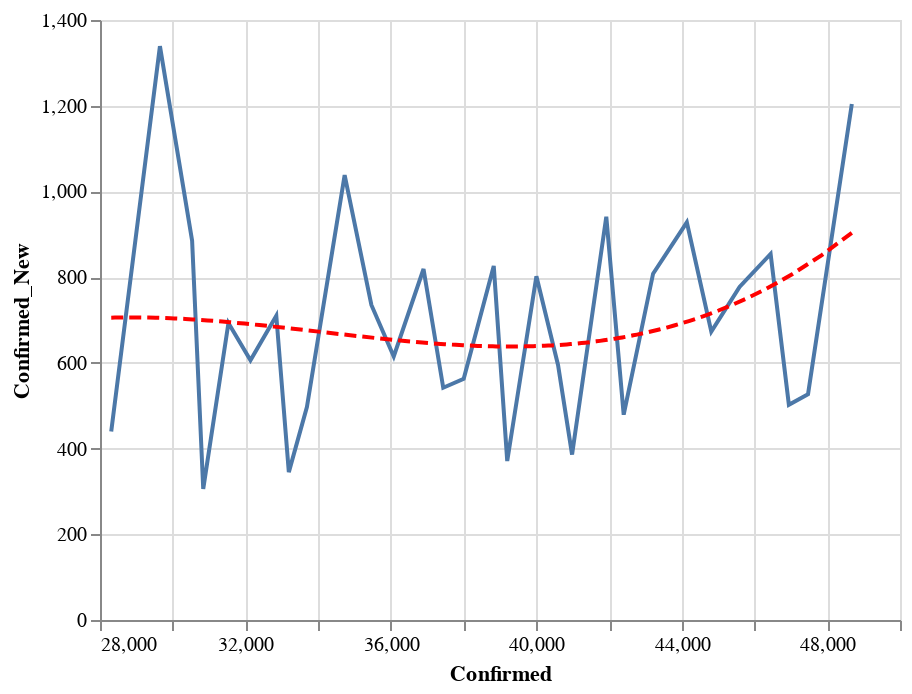

Notebook code cell kept with this figure:
### Code cell
data = state_data('US')
state = alt.Chart(data[data['State'] == 'FL'].sort_values('Date').tail(30)).mark_line().encode(
    x='Confirmed:Q',
    y='Confirmed_New:Q'
)
reg = state.transform_regression("Confirmed", "Confirmed_New", method="poly").mark_line(color='red', strokeDash=[6,3])
(state+reg).interactive()

### Figure 1 — Vega-Lite specification as saved in the notebook (floating-point values rounded to 4 significant figures)
{"config": {"view": {"continuousWidth": 400, "continuousHeight": 300}}, "layer": [{"mark": "line", "encoding": {"x": {"type": "quantitative", "field": "Confirmed"}, "y": {"type": "quantitative", "field": "Confirmed_New"}}, "selection": {"selector057": {"type": "interval", "bind": "scales", "encodings": ["x", "y"]}}}, {"mark": {"type": "line", "color": "red", "strokeDash": [6, 3]}, "encoding": {"x": {"type": "quantitative", "field": "Confirmed"}, "y": {"type": "quantitative", "field": "Confirmed_New"}}, "transform": [{"on": "Confirmed", "regression": "Confirmed_New", "method": "poly"}]}], "data": {"name": "data-0f1d9c2b8794f943d2d852208432616f"}, "$schema": "https://vega.github.io/schema/vega-lite/v4.0.2.json", "datasets": {"data-0f1d9c2b8794f943d2d852208432616f": [{"State": "FL", "Date": "04-22-2020", "Confirmed": 28310.0, "Deaths": 893.0, "Recovered": 0.0, "Confirmed_New": 440.0, "Deaths_New": 26.0, "Recovered_New": 0.0, "Active": 27420.0}, {"State": "FL", "Date": "04-23-2020", "Confirmed": 29650.0, "Deaths": 987.0, "Recovered": 0.0, "Confirmed_New": 1339.0, "Deaths_New": 94.0, "Recovered_New": 0.0, "Active": 28660.0}, {"State": "FL", "Date": "04-24-2020", "Confirmed": 30530.0, "Deaths": 1046.0, "Recovered": 0.0, "Confirmed_New": 885.0, "Deaths_New": 59.0, "Recovered_New": 0.0, "Active": 29490.0}, {"State": "FL", "Date": "04-25-2020", "Confirmed": 30840.0, "Deaths": 1055.0, "Recovered": 0.0, "Confirmed_New": 306.0, "Deaths_New": 9.0, "Recovered_New": 0.0, "Active": 29780.0}, {"State": "FL", "Date": "04-26-2020", "Confirmed": 31530.0, "Deaths": 1075.0, "Recovered": 0.0, "Confirmed_New": 693.0, "Deaths_New": 20.0, "Recovered_New": 0.0, "Active": 30460.0}, {"State": "FL", "Date": "04-27-2020", "Confirmed": 32140.0, "Deaths": 1088.0, "Recovered": 0.0, "Confirmed_New": 606.0, "Deaths_New": 13.0, "Recovered_New": 0.0, "Active": 31050.0}, {"State": "FL", "Date": "04-28-2020", "Confirmed": 32850.0, "Deaths": 1171.0, "Recovered": 0.0, "Confirmed_New": 710.0, "Deaths_New": 83.0, "Recovered_New": 0.0, "Active": 31680.0}, {"State": "FL", "Date": "04-29-2020", "Confirmed": 33190.0, "Deaths": 1218.0, "Recovered": 0.0, "Confirmed_New": 345.0, "Deaths_New": 47.0, "Recovered_New": 0.0, "Active": 31980.0}, {"State": "FL", "Date": "04-30-2020", "Confirmed": 33690.0, "Deaths": 1268.0, "Recovered": 0.0, "Confirmed_New": 497.0, "Deaths_New": 50.0, "Recovered_New": 0.0, "Active": 32420.0}, {"State": "FL", "Date": "05-01-2020", "Confirmed": 34730.0, "Deaths": 1314.0, "Recovered": 0.0, "Confirmed_New": 1038.0, "Deaths_New": 46.0, "Recovered_New": 0.0, "Active": 33410.0}, {"State": "FL", "Date": "05-02-2020", "Confirmed": 35460.0, "Deaths": 1364.0, "Recovered": 0.0, "Confirmed_New": 735.0, "Deaths_New": 50.0, "Recovered_New": 0.0, "Active": 34100.0}, {"State": "FL", "Date": "05-03-2020", "Confirmed": 36080.0, "Deaths": 1379.0, "Recovered": 0.0, "Confirmed_New": 615.0, "Deaths_New": 15.0, "Recovered_New": 0.0, "Active": 34700.0}, {"State": "FL", "Date": "05-04-2020", "Confirmed": 36900.0, "Deaths": 1399.0, "Recovered": 0.0, "Confirmed_New": 819.0, "Deaths_New": 20.0, "Recovered_New": 0.0, "Active": 35500.0}, {"State": "FL", "Date": "05-05-2020", "Confirmed": 37440.0, "Deaths": 1471.0, "Recovered": 0.0, "Confirmed_New": 542.0, "Deaths_New": 72.0, "Recovered_New": 0.0, "Active": 35970.0}, {"State": "FL", "Date": "05-06-2020", "Confirmed": 38000.0, "Deaths": 1539.0, "Recovered": 0.0, "Confirmed_New": 563.0, "Deaths_New": 68.0, "Recovered_New": 0.0, "Active": 36460.0}, {"State": "FL", "Date": "05-07-2020", "Confirmed": 38830.0, "Deaths": 1600.0, "Recovered": 0.0, "Confirmed_New": 826.0, "Deaths_New": 61.0, "Recovered_New": 0.0, "Active": 37230.0}, {"State": "FL", "Date": "05-08-2020", "Confirmed": 39200.0, "Deaths": 1669.0, "Recovered": 0.0, "Confirmed_New": 371.0, "Deaths_New": 69.0, "Recovered_New": 0.0, "Active": 37530.0}, {"State": "FL", "Date": "05-09-2020", "Confirmed": 40000.0, "Deaths": 1715.0, "Recovered": 0.0, "Confirmed_New": 802.0, "Deaths_New": 46.0, "Recovered_New": 0.0, "Active": 38290.0}, {"State": "FL", "Date": "05-10-2020", "Confirmed": 40600.0, "Deaths": 1721.0, "Recovered": 0.0, "Confirmed_New": 595.0, "Deaths_New": 6.0, "Recovered_New": 0.0, "Active": 38880.0}, {"State": "FL", "Date": "05-11-2020", "Confirmed": 40980.0, "Deaths": 1735.0, "Recovered": 0.0, "Confirmed_New": 386.0, "Deaths_New": 14.0, "Recovered_New": 0.0, "Active": 39250.0}, {"State": "FL", "Date": "05-12-2020", "Confirmed": 41920.0, "Deaths": 1779.0, "Recovered": 0.0, "Confirmed_New": 941.0, "Deaths_New": 44.0, "Recovered_New": 0.0, "Active": 40140.0}, {"State": "FL", "Date": "05-13-2020", "Confirmed": 42400.0, "Deaths": 1827.0, "Recovered": 0.0, "Confirmed_New": 479.0, "Deaths_New": 48.0, "Recovered_New": 0.0, "Active": 40580.0}, {"State": "FL", "Date": "05-14-2020", "Confirmed": 43210.0, "Deaths": 1875.0, "Recovered": 0.0, "Confirmed_New": 808.0, "Deaths_New": 48.0, "Recovered_New": 0.0, "Active": 41340.0}, {"State": "FL", "Date": "05-15-2020", "Confirmed": 44140.0, "Deaths": 1917.0, "Recovered": 0.0, "Confirmed_New": 928.0, "Deaths_New": 42.0, "Recovered_New": 0.0, "Active": 42220.0}, {"State": "FL", "Date": "05-16-2020", "Confirmed": 44810.0, "Deaths": 1964.0, "Recovered": 0.0, "Confirmed_New": 673.0, "Deaths_New": 47.0, "Recovered_New": 0.0, "Active": 42850.0}, {"State": "FL", "Date": "05-17-2020", "Confirmed": 45590.0, "Deaths": 1973.0, "Recovered": 0.0, "Confirmed_New": 777.0, "Deaths_New": 9.0, "Recovered_New": 0.0, "Active": 43620.0}, {"State": "FL", "Date": "05-18-2020", "Confirmed": 46440.0, "Deaths": 1997.0, "Recovered": 0.0, "Confirmed_New": 854.0, "Deaths_New": 24.0, "Recovered_New": 0.0, "Active": 44440.0}, {"State": "FL", "Date": "05-19-2020", "Confirmed": 46940.0, "Deaths": 2052.0, "Recovered": 0.0, "Confirmed_New": 502.0, "Deaths_New": 55.0, "Recovered_New": 0.0, "Active": 44890.0}, {"State": "FL", "Date": "05-20-2020", "Confirmed": 47470.0, "Deaths": 2096.0, "Recovered": 0.0, "Confirmed_New": 527.0, "Deaths_New": 44.0, "Recovered_New": 0.0, "Active": 45380.0}, {"State": "FL", "Date": "05-21-2020", "Confirmed": 48680.0, "Deaths": 2144.0, "Recovered": 0.0, "Confirmed_New": 1204.0, "Deaths_New": 48.0, "Recovered_New": 0.0, "Active": 46530.0}]}}
